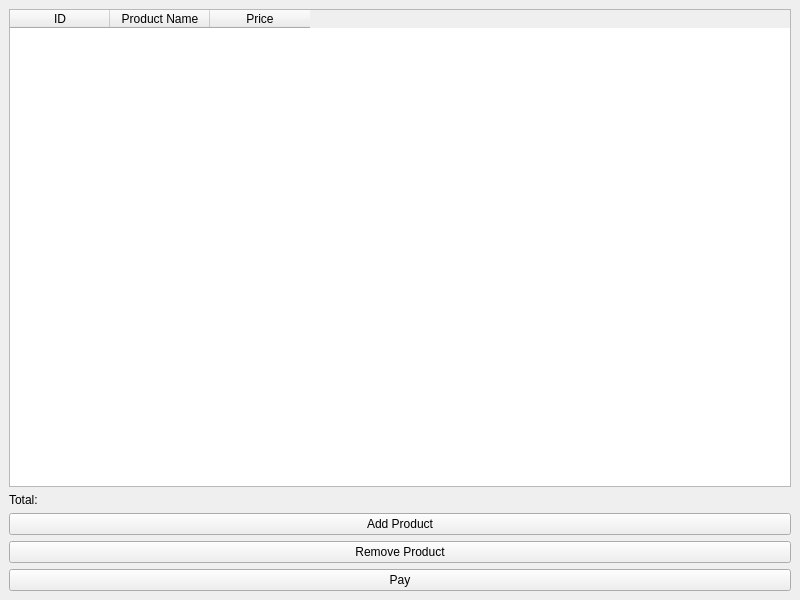
<?xml version="1.0" encoding="UTF-8"?>
<ui version="4.0">
 <class>POSWindow</class>
 <widget class="QMainWindow" name="POSWindow">
  <property name="geometry">
   <rect>
    <x>0</x>
    <y>0</y>
    <width>800</width>
    <height>600</height>
   </rect>
  </property>
  <property name="windowTitle">
   <string>Point of Sale</string>
  </property>
  <widget class="QWidget" name="centralwidget">
   <layout class="QVBoxLayout" name="verticalLayout">
    <item>
     <widget class="QTableWidget" name="productTable">
      <property name="rowCount">
       <number>0</number>
      </property>
      <property name="columnCount">
       <number>3</number>
      </property>
      <attribute name="horizontalHeaderVisible">
       <bool>true</bool>
      </attribute>
      <attribute name="verticalHeaderVisible">
       <bool>false</bool>
      </attribute>
      <attribute name="showGrid">
       <bool>true</bool>
      </attribute>
      <attribute name="alternatingRowColors">
       <bool>true</bool>
      </attribute>
      <attribute name="selectionMode">
       <enum>MultiSelection</enum>
      </attribute>
      <attribute name="editTriggers">
       <enum>NoEditTriggers</enum>
      </attribute>
      <attribute name="sortingEnabled">
       <bool>true</bool>
      </attribute>
      <column>
       <property name="text">
        <string>ID</string>
       </property>
      </column>
      <column>
       <property name="text">
        <string>Product Name</string>
       </property>
      </column>
      <column>
       <property name="text">
        <string>Price</string>
       </property>
      </column>
     </widget>
    </item>
    <item>
     <widget class="QLabel" name="totalLabel">
      <property name="text">
       <string>Total:</string>
      </property>
     </widget>
    </item>
    <item>
     <widget class="QPushButton" name="addButton">
      <property name="text">
       <string>Add Product</string>
      </property>
     </widget>
    </item>
    <item>
     <widget class="QPushButton" name="removeButton">
      <property name="text">
       <string>Remove Product</string>
      </property>
     </widget>
    </item>
    <item>
     <widget class="QPushButton" name="payButton">
      <property name="text">
       <string>Pay</string>
      </property>
     </widget>
    </item>
   </layout>
  </widget>
 </widget>
 <resources/>
 <connections/>
</ui>
